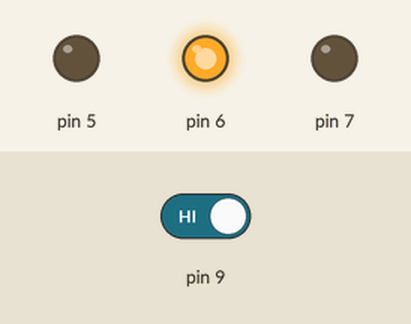
Recording of a sketch running on a simulated Arduino Uno, built with avr-gcc and run on an emulated ATmega328P. Parts: output pins drawn as LEDs (lit = HIGH). Dashed ring = blinking. Inputs (shaded band) come from the test bench; at power-on: pin 9 HIGH.

Above: at 2.8 s.
2.9 s: pin 9 driven LOW
At 5.3 s:
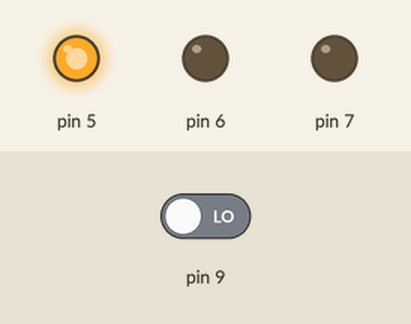
At 11.1 s:
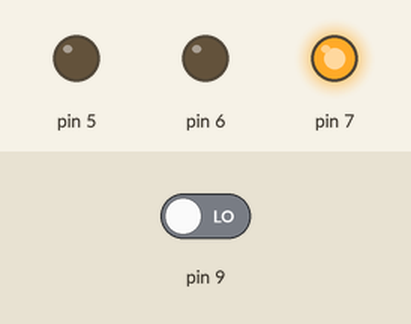
13.5 s: pin 9 driven HIGH
At 15.8 s:
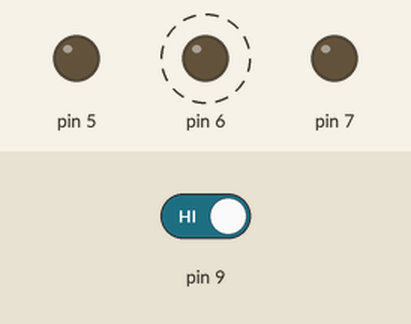
Timing chart, 0 to 23.5 s (numbered marks = the images above; inputs shaded):
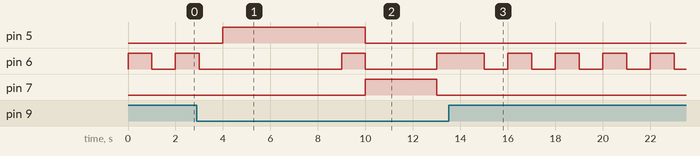

Measured:
- after the input at 2.9 s, pin 5: LOW → HIGH after 1.1 s, → LOW 6.0 s later; pin 7: LOW → HIGH after 7.1 s, → LOW 3.0 s later
- after the input at 13.5 s, pin 5: stays LOW (without the input it goes to HIGH after 0.50 s); pin 7: stays LOW (without the input it goes to HIGH after 6.5 s)

The sketch:

semaforo.ino
```cpp
void setup () {
pinMode(5,OUTPUT);
pinMode(6,OUTPUT);
pinMode(7,OUTPUT);
 pinMode(8, INPUT);
 pinMode(9, INPUT);
}
void loop() {
    if(digitalRead(9)==LOW){
digitalWrite(5, HIGH);
delay(5000);
digitalWrite(6, HIGH);
delay(1000);
digitalWrite(5, LOW);
digitalWrite(6, LOW);
digitalWrite(7, HIGH);
delay(3000);
digitalWrite(7, LOW);
digitalWrite(6, HIGH);
delay(1000);
digitalWrite(6, LOW);
    }

     if(digitalRead(9)==HIGH){
      digitalWrite(5, LOW);    // off
          digitalWrite(6, HIGH);   //open
          delay(1000);
          digitalWrite(6, LOW);
          delay(1000);          //off
      digitalWrite(7, LOW);
}

}
```
